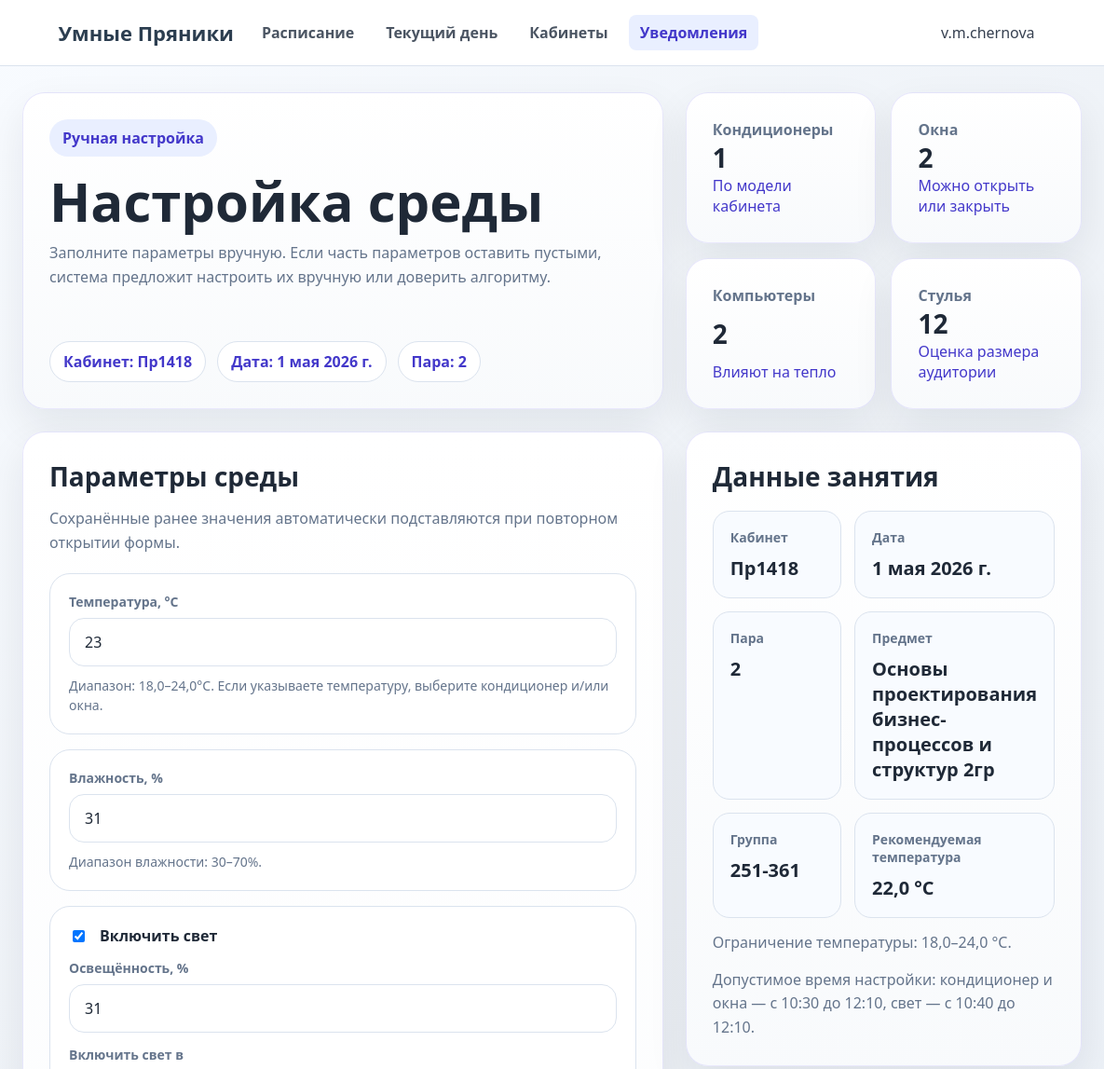
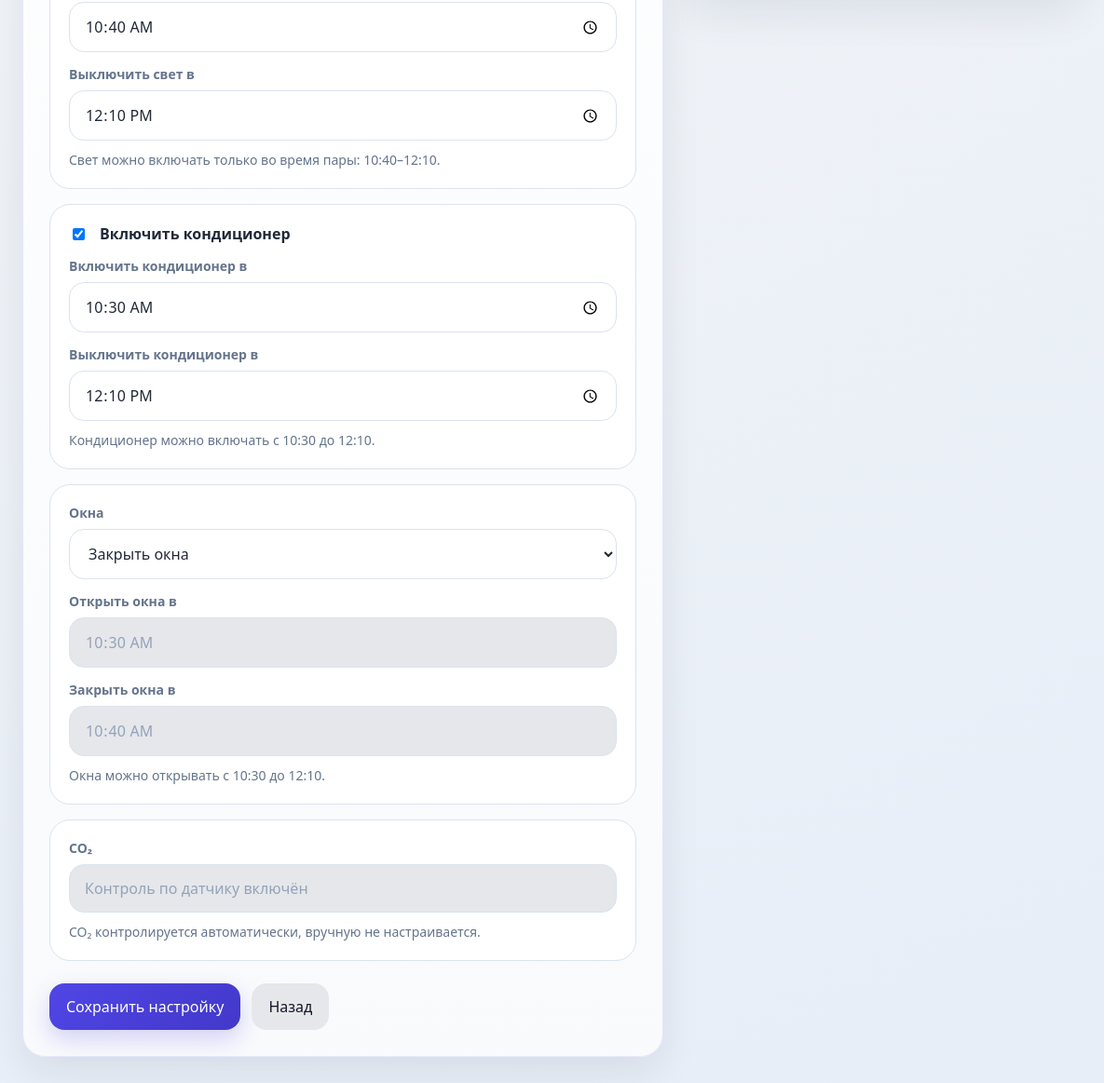
/notifications/233/manual-form/ (signed in), run on an earlier commit of the app's database (2 pictures, top to bottom).
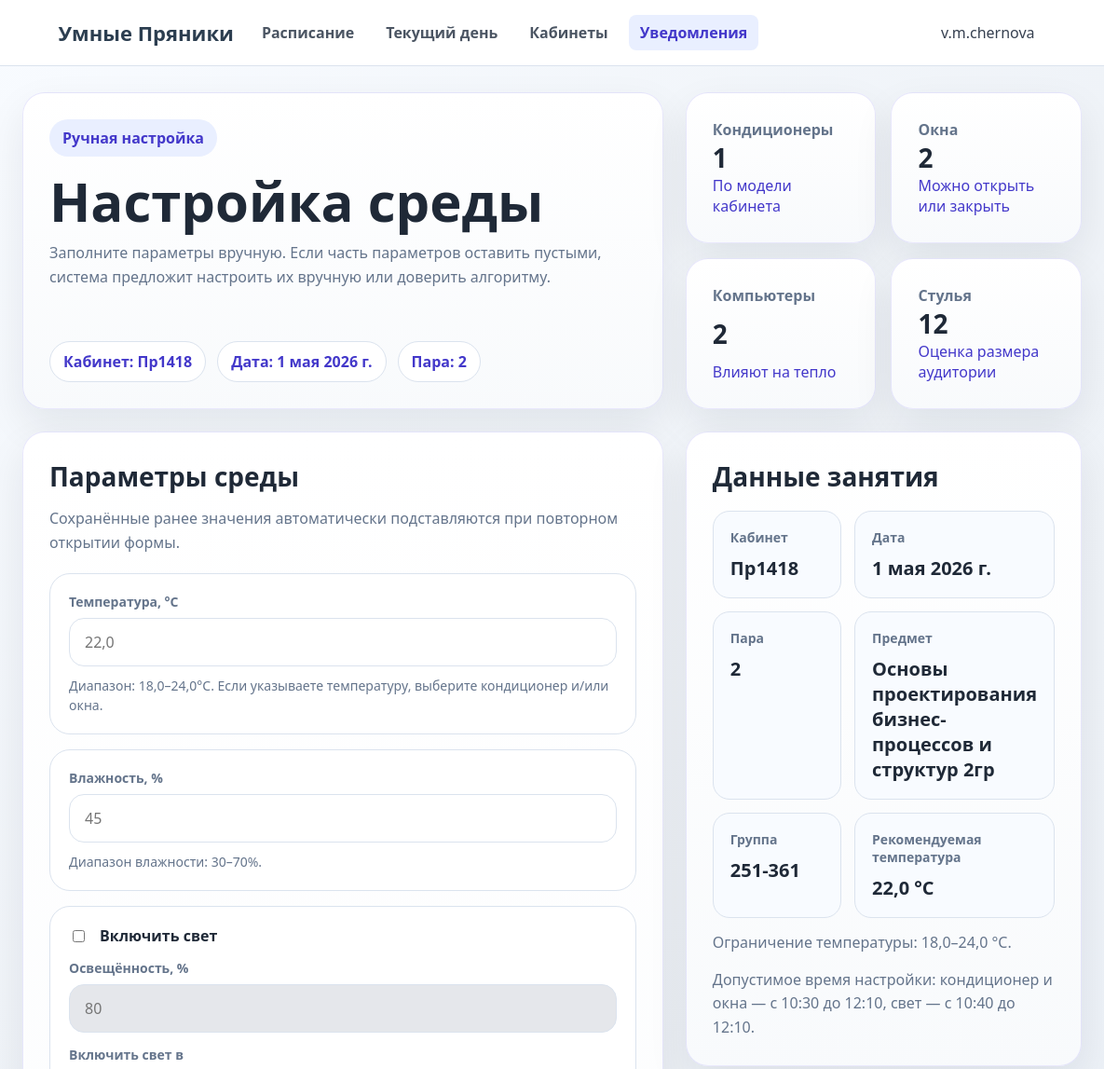
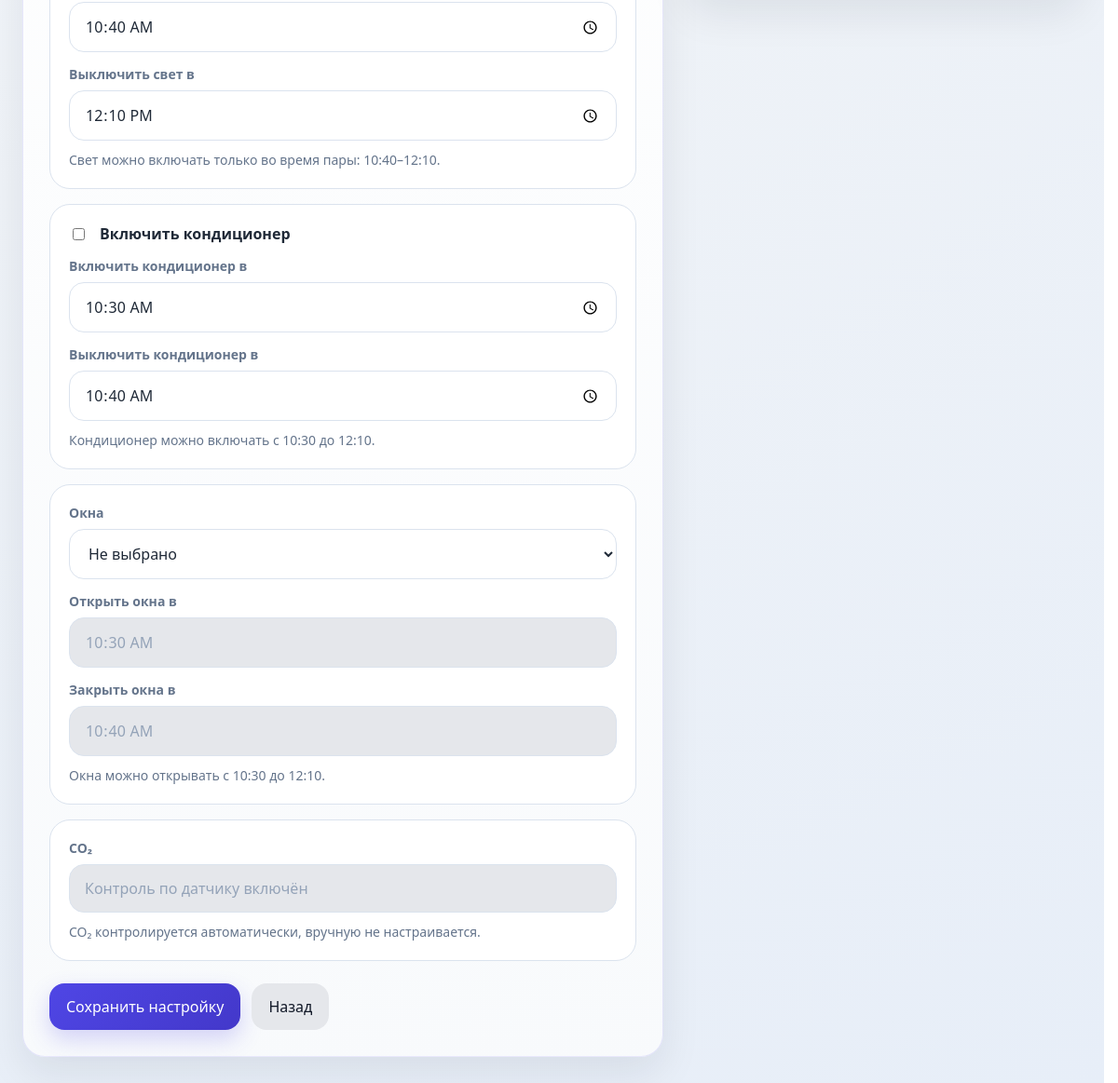
And on a later commit of the database (2 pictures, top to bottom).
### university/models.py (models this page shows, shortened)
class TeacherNotification(models.Model):
    TYPE_CHOICES = [
        ("environment_setup", "Настройка среды"),
        ("preparation", "Подготовка кабинета"),
    ]
    STATUS_CHOICES = [
        ("unread", "Не прочитано"),
        ("read", "Прочитано"),
        ("dismissed", "Скрыто"),
    ]
    ACTION_CHOICES = [
        ("pending", "Не выбрано"),
        ("manual", "Настрою сам"),
        ("algorithm", "Оставить алгоритму"),
    ]
    user = models.ForeignKey(
        settings.AUTH_USER_MODEL,
        on_delete=models.CASCADE,
        related_name="teacher_notifications",
        verbose_name="Пользователь",
    )
    notification_type = models.CharField(
        "Тип уведомления",
        max_length=32,
        choices=TYPE_CHOICES,
        default="environment_setup",
    )
    title = models.CharField("Заголовок", max_length=255)
    message = models.TextField("Сообщение")
    lesson_date = models.DateField("Дата занятия")
    lesson_number = models.CharField("Номер пары", max_length=8, blank=True)
    room_name = models.CharField("Кабинет", max_length=64, blank=True)
    subject_name = models.CharField("Предмет", max_length=255, blank=True)
    group_name = models.CharField("Группа", max_length=64, blank=True)
    recommended_temperature = models.DecimalField(
        "Рекомендуемая температура",
        max_digits=4,
        decimal_places=1,
        null=True,
        blank=True,
    )
    temperature_min = models.DecimalField(
        "Минимальная температура",
        max_digits=4,
        decimal_places=1,
        null=True,
        blank=True,
    )
    temperature_max = models.DecimalField(
        "Максимальная температура",
        max_digits=4,
        decimal_places=1,
        null=True,
        blank=True,
    )
    action_choice = models.CharField(
        "Выбор преподавателя",
        max_length=16,
        choices=ACTION_CHOICES,
        default="pending",
    )
    payload = models.JSONField("Дополнительные данные", default=dict, blank=True)
    status = models.CharField(
        "Статус",
        max_length=16,
        choices=STATUS_CHOICES,
        default="unread",
    )
    show_popup = models.BooleanField("Показывать popup", default=True)
    valid_from = models.DateTimeField("Показывать с")
    valid_until = models.DateTimeField("Показывать до")
    created_at = models.DateTimeField("Создано", auto_now_add=True)
    read_at = models.DateTimeField("Прочитано", null=True, blank=True)
    action_at = models.DateTimeField("Выбор сделан", null=True, blank=True)
    class Meta:
        verbose_name = "Уведомление преподавателя"
        verbose_name_plural = "Уведомления преподавателей"
        ordering = ["-valid_from", "-created_at"]
        indexes = [
            models.Index(fields=["user", "status"]),
            models.Index(fields=["lesson_date", "lesson_number"]),
            models.Index(fields=["valid_from", "valid_until"]),
        ]

### university/notification_views.py (the view, shortened to what this page needs)
# urls.py: path("notifications/<int:pk>/manual-form/", notification_views.manual_setup_form, name="notification_manual_form"),
@login_required
def manual_setup_form(request, pk):
    item = get_object_or_404(TeacherNotification, pk=pk, user=request.user)
    room = get_room_by_name(item.room_name)
    capabilities = get_room_sensor_capabilities(room)
    context = {
        "item": item,
        "room": room,
        "capabilities": capabilities,
        "manual_settings": (item.payload or {}).get("manual_settings", {}),
        "time_limits": get_manual_time_limits(item),
    }
    return render(request, "notification_manual_setup.html", context)

### university/context_processors.py (called while the page is built, shortened)
def unread_notification_popup(request):
    if not request.user.is_authenticated:
        return {"popup_notifications": []}
    if request.session.get("notifications_popup_shown") is True:
        return {"popup_notifications": []}

### university/notification_views.py (called while the page is built)
def get_manual_time_limits(notification):
    lesson_number = str(notification.lesson_number)
    start_str, end_str = PAIR_TIME_RANGES.get(lesson_number, ("09:00", "10:30"))
    lesson_start = datetime.datetime.combine(
        notification.lesson_date,
        datetime.datetime.strptime(start_str, "%H:%M").time(),
    )
    lesson_end = datetime.datetime.combine(
        notification.lesson_date,
        datetime.datetime.strptime(end_str, "%H:%M").time(),
    )
    preparation_start = lesson_start - datetime.timedelta(minutes=10)
    return {
        "preparation_start": preparation_start.strftime("%H:%M"),
        "lesson_start": lesson_start.strftime("%H:%M"),
        "lesson_end": lesson_end.strftime("%H:%M"),
    }

### university/templates/notification_manual_setup.html (shortened to what the changed rows need)
{% extends "layout.html" %}
{% block content %}
<div class="page">
    <section class="hero">
        <div class="card hero-card">
            <div>
                <h1>Настройка среды</h1>
            </div>
            <div class="chips">
                <div class="chip">Кабинет: {{ item.room_name }}</div>
                <div class="chip">Дата: {{ item.lesson_date }}</div>
                <div class="chip">Пара: {{ item.lesson_number }}</div>
            </div>
        </div>
    </section>
    <section class="content">
        <div class="card">
            <h2>Параметры среды</h2>
            <form method="post" id="manualSetupForm" novalidate>
                <div class="form-grid">
                    <div class="field {% if not capabilities.temperature %}disabled{% endif %}">
                        <label>Температура, °C</label>
                        <input
                            type="number"
                            name="temperature"
                            class="manual-required"
                            data-field-label="Температура"
                            step="0.5"
                            min="{{ item.temperature_min|default:'18' }}"
                            max="{{ item.temperature_max|default:'26' }}"
                            value="{{ manual_settings.temperature|default:'' }}"
                            placeholder="{{ item.recommended_temperature|default:'22' }}"
                        >
                        <div class="hint">
                            {% if capabilities.temperature %}
                                Диапазон: {{ item.temperature_min|default:'18' }}–{{ item.temperature_max|default:'26' }}°C.
                                Если указываете температуру, выберите кондиционер и/или окна.
                            {% else %}
                                В этом кабинете нет датчика температуры.
                            {% endif %}
                        </div>
                    </div>
                    <div class="field {% if not capabilities.humidity %}disabled{% endif %}">
                        <label>Влажность, %</label>
                        <input
                            type="number"
                            name="humidity"
                            class="manual-required"
                            data-field-label="Влажность"
                            min="30"
                            max="70"
                            value="{{ manual_settings.humidity|default:'' }}"
                            placeholder="45"
                        >
                        <div class="hint">
                            {% if capabilities.humidity %}
                                Диапазон влажности: 30–70%.
                            {% else %}
                                В этом кабинете нет датчика влажности.
                            {% endif %}
                        </div>
                    </div>
                    <div class="field {% if not capabilities.light %}disabled{% endif %}">
                        <label class="checkbox-label">
                            <input
                                type="checkbox"
                                name="light_on"
                                id="lightOnCheckbox"
                                {% if manual_settings.light_on %}checked{% endif %}
                                onchange="toggleLightLevel()"
                            >
                            Включить свет
                        </label>
                        <label style="margin-top: 14px;">Освещённость, %</label>
                        <input
                            type="number"
                            name="light_level"
                            id="lightLevelInput"
                            class="manual-required"
                            data-field-label="Освещённость"
                            min="0"
                            max="100"
                            value="{{ manual_settings.light_level|default:'' }}"
                            placeholder="80"
                        >
                        <label style="margin-top: 14px;">Включить свет в</label>
                        <input
                            type="time"
                            name="light_start"
                            value="{{ manual_settings.light_start|default:time_limits.lesson_start }}"
                            min="{{ time_limits.lesson_start }}"
                            max="{{ time_limits.lesson_end }}"
                        >
                        <label style="margin-top: 14px;">Выключить свет в</label>
                        <input
                            type="time"
                            name="light_end"
                            value="{{ manual_settings.light_end|default:time_limits.lesson_end }}"
                            min="{{ time_limits.lesson_start }}"
                            max="{{ time_limits.lesson_end }}"
                        >
                        <div class="hint">
                            {% if capabilities.light %}
                                Свет можно включать только во время пары:
                                {{ time_limits.lesson_start }}–{{ time_limits.lesson_end }}.
                            {% else %}
                                В этом кабинете нет датчика/управления светом.
                            {% endif %}
                        </div>
                    </div>
                    <div class="field {% if not capabilities.conditioner %}disabled{% endif %}">
                        <label class="checkbox-label">
                            <input
                                type="checkbox"
                                name="conditioner_on"
                                id="conditionerOnCheckbox"
                                {% if manual_settings.conditioner_on %}checked{% endif %}
                            >
                            Включить кондиционер
                        </label>
                        <label style="margin-top: 14px;">Включить кондиционер в</label>
                        <input
                            type="time"
                            name="conditioner_start"
                            value="{{ manual_settings.conditioner_start|default:time_limits.preparation_start }}"
                            min="{{ time_limits.preparation_start }}"
                            max="{{ time_limits.lesson_end }}"
                        >
                        <label style="margin-top: 14px;">Выключить кондиционер в</label>
                        <input
                            type="time"
                            name="conditioner_end"
                            value="{{ manual_settings.conditioner_end|default:time_limits.lesson_start }}"
                            min="{{ time_limits.preparation_start }}"
                            max="{{ time_limits.lesson_end }}"
                        >
                        <div class="hint">
                            {% if capabilities.conditioner %}
                                Кондиционер можно включать с {{ time_limits.preparation_start }}
                                до {{ time_limits.lesson_end }}.
                            {% else %}
                                В этом кабинете нет кондиционера.
                            {% endif %}
                        </div>
                    </div>
                    <div class="field {% if not capabilities.windows %}disabled{% endif %}">
                        <label>Окна</label>
                        <select
                            name="window_state"
                            class="manual-required"
                            data-field-label="Окна"
                        >
                            <option value="" {% if not manual_settings.window_state %}selected{% endif %}>Не выбрано</option>
                            <option value="close" {% if manual_settings.window_state == "close" %}selected{% endif %}>Закрыть окна</option>
                        </select>
                        <label style="margin-top: 14px;">Открыть окна в</label>
                        <input
                            type="time"
                            name="window_start"
                            value="{{ manual_settings.window_start|default:time_limits.preparation_start }}"
                            min="{{ time_limits.preparation_start }}"
                            max="{{ time_limits.lesson_end }}"
                        >
                        <label style="margin-top: 14px;">Закрыть окна в</label>
                        <input
                            type="time"
                            name="window_end"
                            value="{{ manual_settings.window_end|default:time_limits.lesson_start }}"
                            min="{{ time_limits.preparation_start }}"
                            max="{{ time_limits.lesson_end }}"
                        >
                        <div class="hint">
                            {% if capabilities.windows %}
                                Окна можно открывать с {{ time_limits.preparation_start }}
                                до {{ time_limits.lesson_end }}.
                            {% else %}
                                В этом кабинете нет окон.
                            {% endif %}
                        </div>
                    </div>
                </div>
            </form>
        </div>
        <div class="card">
            <h2>Данные занятия</h2>
            <div class="sidebar-grid">
                <div class="info-box">
                    <div class="info-title">Кабинет</div>
                    <div class="info-value">{{ item.room_name }}</div>
                </div>
                <div class="info-box">
                    <div class="info-title">Дата</div>
                    <div class="info-value">{{ item.lesson_date }}</div>
                </div>
                <div class="info-box">
                    <div class="info-title">Пара</div>
                    <div class="info-value">{{ item.lesson_number }}</div>
                </div>
                <div class="info-box">
                    <div class="info-title">Предмет</div>
                    <div class="info-value">{{ item.subject_name }}</div>
                </div>
                <div class="info-box">
                    <div class="info-title">Группа</div>
                    <div class="info-value">{{ item.group_name }}</div>
                </div>
                <div class="info-box">
                    <div class="info-title">Рекомендуемая температура</div>
                    <div class="info-value">{{ item.recommended_temperature }} °C</div>
                </div>
            </div>
            <div class="notes">
                Ограничение температуры:
                {{ item.temperature_min|default:'18' }}–{{ item.temperature_max|default:'26' }} °C.
            </div>
            <div class="notes">
                Допустимое время настройки:
                кондиционер и окна — с {{ time_limits.preparation_start }} до {{ time_limits.lesson_end }},
                свет — с {{ time_limits.lesson_start }} до {{ time_limits.lesson_end }}.
            </div>
        </div>
    </section>
</div>
{% endblock %}

What changed in the data, as far as the page shows it:
changed TeacherNotification "Пр1418": temperature "23" → (not shown)
Also different on the page:
form field humidity: "31" → (not shown)
form field light_on: "☑" → "☐"
form field light_level: "31" → (not shown)
form field conditioner_on: "☑" → "☐"
form field conditioner_end: "12:10" → "10:40"
form field window_state: "Закрыть окна" → "Не выбрано"
